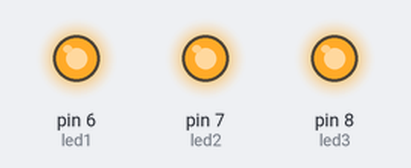
Simulated run of this sketch. Board: Arduino Uno, built with avr-gcc and run on an emulated ATmega328P. Parts: output pins drawn as LEDs (lit = HIGH).

Above: at 2.9 s.
At 37.0 s:
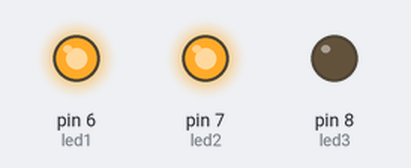
Timing chart, 0 to 40.0 s (numbered marks = the images above):
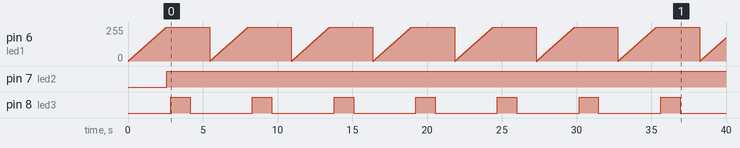

Measured:
- by itself, pin 6 (led1): ramps from 0/255 to 255/255 and jumps back, once every 5.5 s
- by itself, pin 7 (led2): LOW → HIGH at 2.6 s
- by itself, pin 8 (led3): alternates HIGH for 1.3 s and LOW for 4.2 s

The sketch:

trabalho10.ino
```cpp
int led1 = 6;
int led2 = 7;
int led3 = 8;
int shine = 0;

void setup() {
pinMode(led1, OUTPUT);
pinMode(led2, OUTPUT);
pinMode(led3, OUTPUT);


}

void loop() {
  for (shine =0; shine <= 255; shine += 5)
  {
    analogWrite(led1, shine);
    delay(50);
  }
    for (shine = 128; shine <= 255; shine += 5)
    {
      analogWrite(led2, shine);
      delay(10);
}
for (shine = 255; shine >= 0; shine -= 5)
    {
      analogWrite(led3, shine);
      delay(50);
}

}
```
